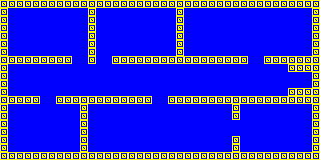

This is a level from a 2D game, rendered from its Tiled map with the project's own tilesets. A one-line summary and the complete map file follow:
An orthogonal 40x20 tile map with 8x8 px tiles, 1 tile layer (Capa de patrones 1).

<map version="1.2" tiledversion="1.3.2" orientation="orthogonal" renderorder="right-down" compressionlevel="0" width="40" height="20" tilewidth="8" tileheight="8" infinite="0" nextlayerid="2" nextobjectid="1">
 <tileset firstgid="1" source="tiles.tsx" />
 <layer id="1" name="Capa de patrones 1" width="40" height="20">
  <data encoding="csv">
2,2,2,2,2,2,2,2,2,2,2,2,2,2,2,2,2,2,2,2,2,2,2,2,2,2,2,2,2,2,2,2,2,2,2,2,2,2,2,2,
2,1,1,1,1,1,1,1,1,1,1,2,1,1,1,1,1,1,1,1,1,1,2,1,1,1,1,1,1,1,1,1,1,1,1,1,1,1,1,2,
2,1,1,1,1,1,1,1,1,1,1,2,1,1,1,1,1,1,1,1,1,1,2,1,1,1,1,1,1,1,1,1,1,1,1,1,1,1,1,2,
2,1,1,1,1,1,1,1,1,1,1,2,1,1,1,1,1,1,1,1,1,1,2,1,1,1,1,1,1,1,1,1,1,1,1,1,1,1,1,2,
2,1,1,1,1,1,1,1,1,1,1,2,1,1,1,1,1,1,1,1,1,1,2,1,1,1,1,1,1,1,1,1,1,1,1,1,1,1,1,2,
2,1,1,1,1,1,1,1,1,1,1,2,1,1,1,1,1,1,1,1,1,1,2,1,1,1,1,1,1,1,1,1,1,1,1,1,1,1,1,2,
2,1,1,1,1,1,1,1,1,1,1,2,1,1,1,1,1,1,1,1,1,1,2,1,1,1,1,1,1,1,1,1,1,1,1,1,1,1,1,2,
2,2,2,2,2,2,2,2,2,1,1,2,1,1,2,2,2,2,2,2,2,2,2,2,2,2,2,2,2,2,2,1,1,2,2,2,2,2,2,2,
2,1,1,1,1,1,1,1,1,1,1,1,1,1,1,1,1,1,1,1,1,1,1,1,1,1,1,1,1,1,1,1,1,1,1,1,2,2,2,2,
2,1,1,1,1,1,1,1,1,1,1,1,1,1,1,1,1,1,1,1,1,1,1,1,1,1,1,1,1,1,1,1,1,1,1,1,1,1,1,2,
2,1,1,1,1,1,1,1,1,1,1,1,1,1,1,1,1,1,1,1,1,1,1,1,1,1,1,1,1,1,1,1,1,1,1,1,1,1,1,2,
2,1,1,1,1,1,1,1,1,1,1,1,1,1,1,1,1,1,1,1,1,1,1,1,1,1,1,1,1,1,1,1,1,1,1,1,2,2,2,2,
2,2,2,2,2,1,1,2,2,2,2,2,2,2,2,2,2,2,2,1,1,2,2,2,2,2,2,2,2,2,2,2,2,2,2,2,2,2,2,2,
2,1,1,1,1,1,1,1,1,1,2,1,1,1,1,1,1,1,1,1,1,1,1,1,1,1,1,1,1,2,1,1,1,1,1,1,1,1,1,2,
2,1,1,1,1,1,1,1,1,1,2,1,1,1,1,1,1,1,1,1,1,1,1,1,1,1,1,1,1,2,1,1,1,1,1,1,1,1,1,2,
2,1,1,1,1,1,1,1,1,1,2,1,1,1,1,1,1,1,1,1,1,1,1,1,1,1,1,1,1,1,1,1,1,1,1,1,1,1,1,2,
2,1,1,1,1,1,1,1,1,1,2,1,1,1,1,1,1,1,1,1,1,1,1,1,1,1,1,1,1,1,1,1,1,1,1,1,1,1,1,2,
2,1,1,1,1,1,1,1,1,1,2,1,1,1,1,1,1,1,1,1,1,1,1,1,1,1,1,1,1,2,1,1,1,1,1,1,1,1,1,2,
2,1,1,1,1,1,1,1,1,1,2,1,1,1,1,1,1,1,1,1,1,1,1,1,1,1,1,1,1,2,1,1,1,1,1,1,1,1,1,2,
2,2,2,2,2,2,2,2,2,2,2,2,2,2,2,2,2,2,2,2,2,2,2,2,2,2,2,2,2,2,2,2,2,2,2,2,2,2,2,2
</data>
 </layer>
</map>